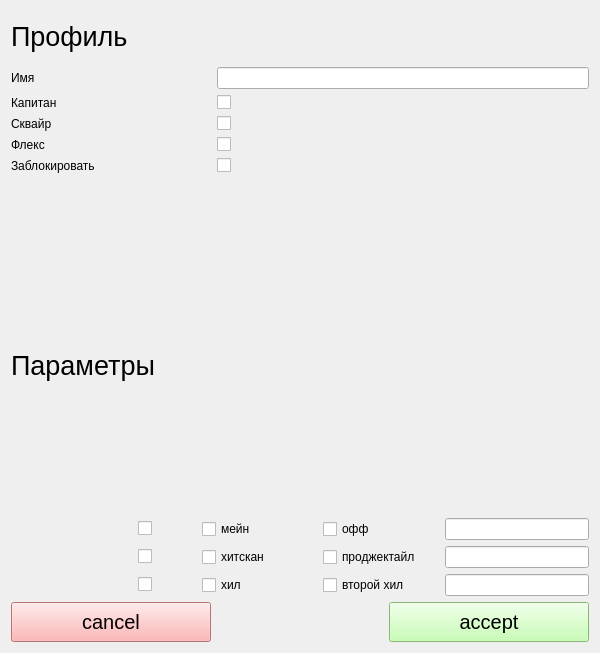
<?xml version="1.0" encoding="UTF-8"?>
<ui version="4.0">
 <class>EditProfileDialogClass</class>
 <widget class="QWidget" name="EditProfileDialogClass">
  <property name="geometry">
   <rect>
    <x>0</x>
    <y>0</y>
    <width>600</width>
    <height>653</height>
   </rect>
  </property>
  <property name="windowTitle">
   <string>EditProfileDialog</string>
  </property>
  <layout class="QVBoxLayout" name="verticalLayout_2" stretch="3,0,2,0">
   <item>
    <layout class="QGridLayout" name="gridLayout_3" columnminimumwidth="200,0">
     <item row="2" column="0">
      <widget class="QLabel" name="captainLabel">
       <property name="text">
        <string>Капитан</string>
       </property>
      </widget>
     </item>
     <item row="5" column="1">
      <widget class="QCheckBox" name="isLockedCheckBox">
       <property name="text">
        <string/>
       </property>
      </widget>
     </item>
     <item row="5" column="0">
      <widget class="QLabel" name="isLockedLabel">
       <property name="text">
        <string>Заблокировать</string>
       </property>
      </widget>
     </item>
     <item row="4" column="0">
      <widget class="QLabel" name="fullFlexLabel">
       <property name="text">
        <string>Флекс</string>
       </property>
      </widget>
     </item>
     <item row="4" column="1">
      <widget class="QCheckBox" name="fullFlexCheckBox">
       <property name="text">
        <string/>
       </property>
      </widget>
     </item>
     <item row="3" column="0">
      <widget class="QLabel" name="squireLabel">
       <property name="text">
        <string>Сквайр</string>
       </property>
      </widget>
     </item>
     <item row="2" column="1">
      <widget class="QCheckBox" name="captainCheckBox">
       <property name="text">
        <string/>
       </property>
      </widget>
     </item>
     <item row="3" column="1">
      <widget class="QCheckBox" name="squireCheckBox">
       <property name="text">
        <string/>
       </property>
      </widget>
     </item>
     <item row="1" column="0">
      <widget class="QLabel" name="nameLabel">
       <property name="maximumSize">
        <size>
         <width>16777215</width>
         <height>16777215</height>
        </size>
       </property>
       <property name="text">
        <string>Имя</string>
       </property>
      </widget>
     </item>
     <item row="1" column="1">
      <widget class="QLineEdit" name="nameLineEdit">
       <property name="maximumSize">
        <size>
         <width>500</width>
         <height>16777215</height>
        </size>
       </property>
       <property name="sizeIncrement">
        <size>
         <width>0</width>
         <height>0</height>
        </size>
       </property>
      </widget>
     </item>
     <item row="0" column="0" colspan="2">
      <widget class="QLabel" name="identityLabel">
       <property name="maximumSize">
        <size>
         <width>16777215</width>
         <height>50</height>
        </size>
       </property>
       <property name="font">
        <font>
         <pointsize>20</pointsize>
         <bold>false</bold>
        </font>
       </property>
       <property name="text">
        <string>Профиль</string>
       </property>
      </widget>
     </item>
    </layout>
   </item>
   <item>
    <spacer name="verticalSpacer">
     <property name="orientation">
      <enum>Qt::Vertical</enum>
     </property>
     <property name="sizeHint" stdset="0">
      <size>
       <width>20</width>
       <height>40</height>
      </size>
     </property>
    </spacer>
   </item>
   <item>
    <layout class="QVBoxLayout" name="verticalLayout" stretch="2,5,5,5">
     <item>
      <widget class="QLabel" name="statsLabel">
       <property name="font">
        <font>
         <pointsize>20</pointsize>
        </font>
       </property>
       <property name="text">
        <string>Параметры</string>
       </property>
      </widget>
     </item>
     <item>
      <layout class="QHBoxLayout" name="tankLineLayout" stretch="2,2,2,4,4,5">
       <item>
        <widget class="QLabel" name="tankLogo">
         <property name="text">
          <string/>
         </property>
        </widget>
       </item>
       <item>
        <widget class="QLabel" name="tankRankLogo">
         <property name="text">
          <string/>
         </property>
        </widget>
       </item>
       <item>
        <widget class="QCheckBox" name="isActiveTankCheckBox">
         <property name="text">
          <string/>
         </property>
        </widget>
       </item>
       <item>
        <widget class="QCheckBox" name="firstPropTankCheckBox">
         <property name="text">
          <string>мейн</string>
         </property>
        </widget>
       </item>
       <item>
        <widget class="QCheckBox" name="secondPropTankCheckBox">
         <property name="text">
          <string>офф</string>
         </property>
        </widget>
       </item>
       <item>
        <widget class="QLineEdit" name="rankTankLineEdit"/>
       </item>
      </layout>
     </item>
     <item>
      <layout class="QHBoxLayout" name="dpsLayout" stretch="2,2,2,4,4,5">
       <item>
        <widget class="QLabel" name="dpsLogo">
         <property name="text">
          <string/>
         </property>
        </widget>
       </item>
       <item>
        <widget class="QLabel" name="dpsRankLogo">
         <property name="text">
          <string/>
         </property>
        </widget>
       </item>
       <item>
        <widget class="QCheckBox" name="isActiveDpsCheckBox">
         <property name="text">
          <string/>
         </property>
        </widget>
       </item>
       <item>
        <widget class="QCheckBox" name="firstPropDpsCheckBox">
         <property name="text">
          <string>хитскан</string>
         </property>
        </widget>
       </item>
       <item>
        <widget class="QCheckBox" name="secondPropDpsCheckBox">
         <property name="text">
          <string>проджектайл</string>
         </property>
        </widget>
       </item>
       <item>
        <widget class="QLineEdit" name="rankDpsLineEdit"/>
       </item>
      </layout>
     </item>
     <item>
      <layout class="QHBoxLayout" name="supLayout" stretch="2,2,2,4,4,5">
       <item>
        <widget class="QLabel" name="supLogo">
         <property name="text">
          <string/>
         </property>
        </widget>
       </item>
       <item>
        <widget class="QLabel" name="supRankLogo">
         <property name="text">
          <string/>
         </property>
        </widget>
       </item>
       <item>
        <widget class="QCheckBox" name="isActiveSupCheckBox">
         <property name="text">
          <string/>
         </property>
        </widget>
       </item>
       <item>
        <widget class="QCheckBox" name="firstPropSupCheckBox">
         <property name="text">
          <string>хил</string>
         </property>
        </widget>
       </item>
       <item>
        <widget class="QCheckBox" name="secondPropSupCheckBox">
         <property name="text">
          <string>второй хил</string>
         </property>
        </widget>
       </item>
       <item>
        <widget class="QLineEdit" name="rankSupLineEdit"/>
       </item>
      </layout>
     </item>
    </layout>
   </item>
   <item>
    <layout class="QHBoxLayout" name="horizontalLayout">
     <item>
      <widget class="QPushButton" name="cancelButton">
       <property name="minimumSize">
        <size>
         <width>200</width>
         <height>40</height>
        </size>
       </property>
       <property name="font">
        <font>
         <pointsize>15</pointsize>
        </font>
       </property>
       <property name="autoFillBackground">
        <bool>false</bool>
       </property>
       <property name="styleSheet">
        <string notr="true">background-color: rgb(255, 161, 161);</string>
       </property>
       <property name="text">
        <string>cancel</string>
       </property>
      </widget>
     </item>
     <item>
      <spacer name="horizontalSpacer">
       <property name="orientation">
        <enum>Qt::Horizontal</enum>
       </property>
       <property name="sizeHint" stdset="0">
        <size>
         <width>40</width>
         <height>20</height>
        </size>
       </property>
      </spacer>
     </item>
     <item>
      <widget class="QPushButton" name="acceptButton">
       <property name="minimumSize">
        <size>
         <width>200</width>
         <height>40</height>
        </size>
       </property>
       <property name="font">
        <font>
         <pointsize>15</pointsize>
        </font>
       </property>
       <property name="styleSheet">
        <string notr="true">background-color: rgb(186, 255, 161);</string>
       </property>
       <property name="text">
        <string>accept</string>
       </property>
      </widget>
     </item>
    </layout>
   </item>
  </layout>
 </widget>
 <layoutdefault spacing="6" margin="11"/>
 <resources/>
 <connections/>
 <slots>
  <slot>aa()</slot>
 </slots>
</ui>
